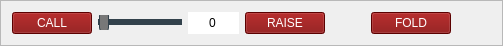
     <widget class="QFrame" name="frame_12">
      <property name="sizePolicy">
       <sizepolicy hsizetype="Expanding" vsizetype="Fixed">
        <horstretch>0</horstretch>
        <verstretch>0</verstretch>
       </sizepolicy>
      </property>
      <property name="minimumSize">
       <size>
        <width>350</width>
        <height>0</height>
       </size>
      </property>
      <property name="styleSheet">
       <string notr="true">#frame_12{
	border: none;
}</string>
      </property>
      <property name="frameShape">
       <enum>QFrame::StyledPanel</enum>
      </property>
      <property name="frameShadow">
       <enum>QFrame::Raised</enum>
      </property>
      <layout class="QGridLayout" name="gridLayout_11">
       <property name="sizeConstraint">
        <enum>QLayout::SetMinAndMaxSize</enum>
       </property>
       <item row="0" column="3">
        <widget class="QSpinBox" name="spinBox">
         <property name="autoFillBackground">
          <bool>true</bool>
         </property>
         <property name="styleSheet">
          <string notr="true">QSpinBox::up-button,QSpinBox::down-button{
background-color: none;	
}</string>
         </property>
         <property name="frame">
          <bool>false</bool>
         </property>
         <property name="alignment">
          <set>Qt::AlignCenter</set>
         </property>
         <property name="buttonSymbols">
          <enum>QAbstractSpinBox::NoButtons</enum>
         </property>
         <property name="maximum">
          <number>9999999</number>
         </property>
        </widget>
       </item>
       <item row="0" column="6">
        <widget class="QPushButton" name="pushButton_fold">
         <property name="styleSheet">
          <string notr="true">color: white;
font: 75 11pt &quot;Nirmala UI&quot;;
background-color: maroon;</string>
         </property>
         <property name="text">
          <string>FOLD</string>
         </property>
         <property name="icon">
          <iconset>
           <normaloff>images/ruJIWvJn.png</normaloff>images/ruJIWvJn.png</iconset>
         </property>
        </widget>
       </item>
       <item row="0" column="5">
        <spacer name="horizontalSpacer_5">
         <property name="orientation">
          <enum>Qt::Horizontal</enum>
         </property>
         <property name="sizeHint" stdset="0">
          <size>
           <width>40</width>
           <height>20</height>
          </size>
         </property>
        </spacer>
       </item>
       <item row="0" column="4">
        <widget class="QPushButton" name="pushButton_raise">
         <property name="styleSheet">
          <string notr="true">color: white;
font: 75 11pt &quot;Nirmala UI&quot;;
background-color: maroon;</string>
         </property>
         <property name="text">
          <string>RAISE</string>
         </property>
         <property name="icon">
          <iconset>
           <normaloff>images/mMFIwrtF.png</normaloff>images/mMFIwrtF.png</iconset>
         </property>
        </widget>
       </item>
       <item row="0" column="2">
        <widget class="QSlider" name="horizontalSlider_amt">
         <property name="styleSheet">
          <string notr="true">QSlider:disabled {
  background: #19232D;
}

QSlider:focus {
  border: none;
}

QSlider::groove:horizontal {
  background: #32414B;
  border: 1px solid #32414B;
  height: 4px;
  margin: 0px;
  border-radius: 4px;
}

QSlider::groove:vertical {
  background: #32414B;
  border: 1px solid #32414B;
  width: 4px;
  margin: 0px;
  border-radius: 4px;
}

QSlider::add-page:vertical {
  background: #1464A0;
  border: 1px solid #32414B;
  width: 4px;
  margin: 0px;
  border-radius: 4px;
}

QSlider::add-page:vertical :disabled {
  background: #14506E;
}

QSlider::sub-page:horizontal {
  background: #1464A0;
  border: 1px solid #32414B;
  height: 4px;
  margin: 0px;
  border-radius: 4px;
}

QSlider::sub-page:horizontal:disabled {
  background: #14506E;
}

QSlider::handle:horizontal {
  background: #787878;
  border: 1px solid #32414B;
  width: 8px;
  height: 8px;
  margin: -8px 0px;
  border-radius: 4px;
}

QSlider::handle:horizontal:hover {
  background: #148CD2;
  border: 1px solid #148CD2;
}

QSlider::handle:horizontal:focus {
  border: 1px solid #1464A0;
}

QSlider::handle:vertical {
  background: #787878;
  border: 1px solid #32414B;
  width: 8px;
  height: 8px;
  margin: 0 -8px;
  border-radius: 4px;
}

QSlider::handle:vertical:hover {
  background: #148CD2;
  border: 1px solid #148CD2;
}

QSlider::handle:vertical:focus {
  border: 1px solid #1464A0;
}</string>
         </property>
         <property name="maximum">
          <number>9999999</number>
         </property>
         <property name="orientation">
          <enum>Qt::Horizontal</enum>
         </property>
        </widget>
       </item>
       <item row="0" column="1">
        <widget class="QPushButton" name="pushButton_call">
         <property name="styleSheet">
          <string notr="true">color: white;
font: 75 11pt &quot;Nirmala UI&quot;;
background-color: maroon;</string>
         </property>
         <property name="text">
          <string>CALL</string>
         </property>
         <property name="icon">
          <iconset>
           <normaloff>images/zPQCbzZKE.png</normaloff>images/zPQCbzZKE.png</iconset>
         </property>
        </widget>
       </item>
       <item row="0" column="7">
        <spacer name="horizontalSpacer_6">
         <property name="orientation">
          <enum>Qt::Horizontal</enum>
         </property>
         <property name="sizeType">
          <enum>QSizePolicy::Expanding</enum>
         </property>
         <property name="sizeHint" stdset="0">
          <size>
           <width>40</width>
           <height>20</height>
          </size>
         </property>
        </spacer>
       </item>
      </layout>
     </widget>
